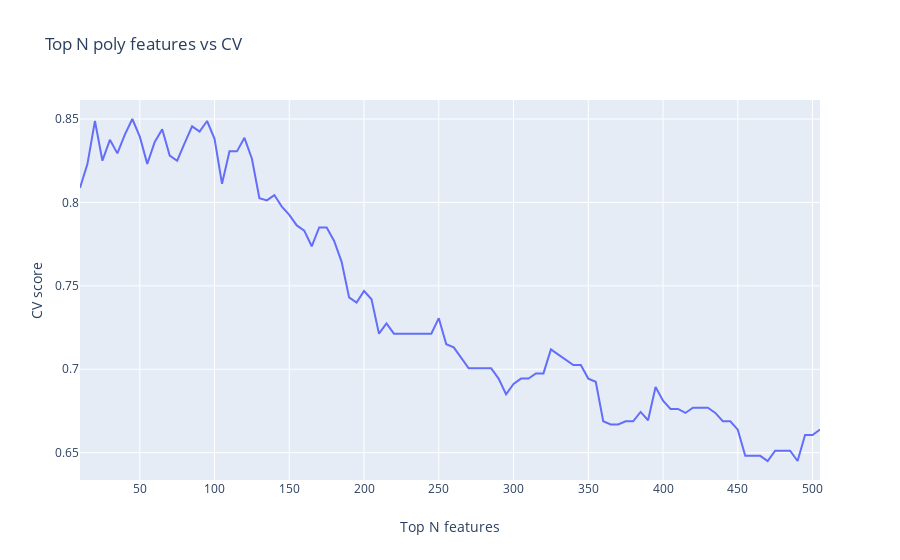

The code cell stored with this chart in its notebook:
### Code cell
data = [go.Scatter(
        x = list(range(10, 510, 5)),
        y = [np.round(np.mean(i), 4) for i in sc],
        name = 'CV scores'
    )]
layout = go.Layout(dict(title = "Top N poly features vs CV",
                  xaxis = dict(title = 'Top N features'),
                  yaxis = dict(title = 'CV score'),
                  ))
py.iplot(dict(data=data, layout=layout), filename='basic-line')
